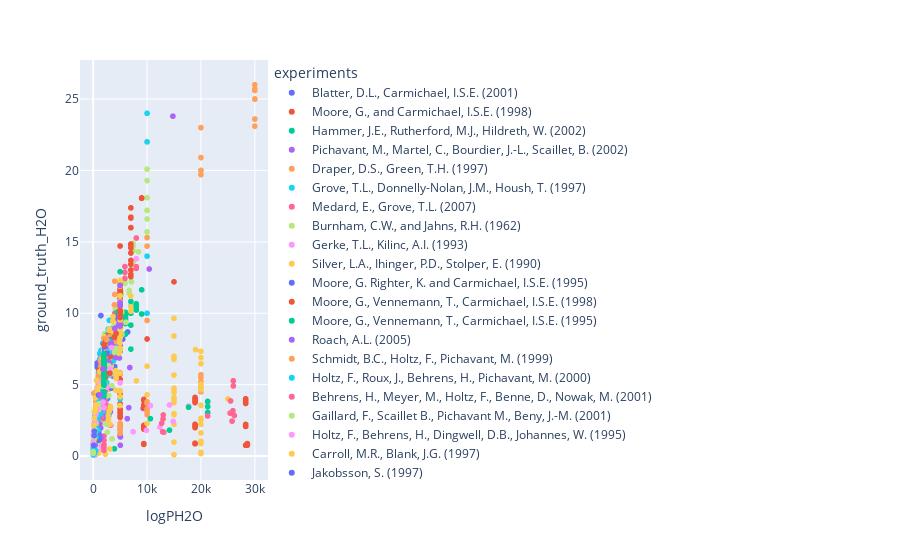

Notebook cell for this chart:
### Code cell
fig = px.scatter(df, x="logPH2O", y="ground_truth_H2O", color="experiments")
fig.show()
